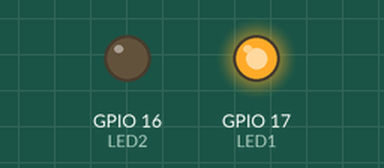
This program was run on a simulated ESP32 board running MicroPython. On the bench: output pins drawn as LEDs (lit = HIGH). At 4.0 s the program stops and its outputs stay as they are.

Above: at 0.1 s.
At 2.1 s:
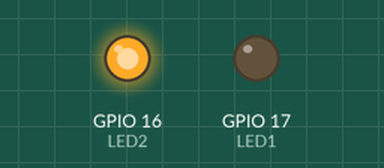
At 4.1 s:
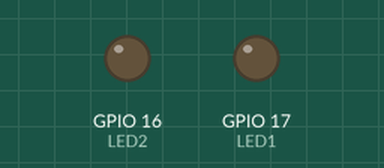
Timing chart, 0 to 5.5 s (numbered marks = the images above):
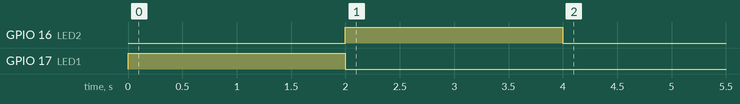

The program:

2.py
```python
from machine import Pin
import time, sys

LED1 = Pin(17, Pin.OUT, value=0)
LED2 = Pin(16, Pin.OUT, value=0)

class Sviet_led:

  def sviet(self, farba):
      if farba == "cervena":
          LED1.on()
          LED2.off()
      else:
          LED2.on()
          LED1.off()
  def zhasni(self):
          LED1.off()
          LED2.off()

led = Sviet_led()
led.sviet("cervena") #farba
time.sleep(2)
led.sviet("zelena") #farba
time.sleep(2)
led.zhasni()
```

Measured:
- by itself, GPIO 16 (LED2): LOW → HIGH at 2.0 s, → LOW 2.0 s later
- by itself, GPIO 17 (LED1): LOW → HIGH at 0.00 s, → LOW 2.0 s later
